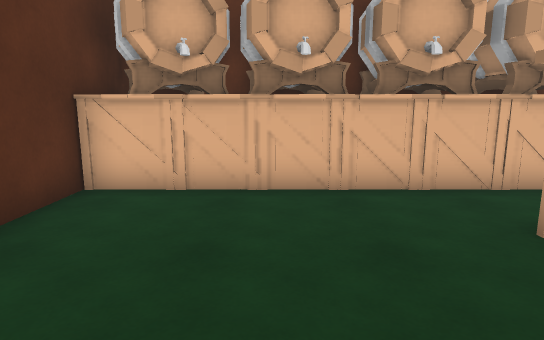
[1] (above)

21 first-person views from a walk through a scene from a Unity 3-D project. The camera is 1.5 m above the floor, tilts 10° down and sees 75° across. The floor is counted in squares, 1 m on a side. Each view is taken from the middle of a square. On the plan, view 1 faces up. The plan holds only what a view shows up to about 16 squares ahead; the rest is blank. The place goes on beyond the plan. The player is left out. Some animated figures are left out.

[2]
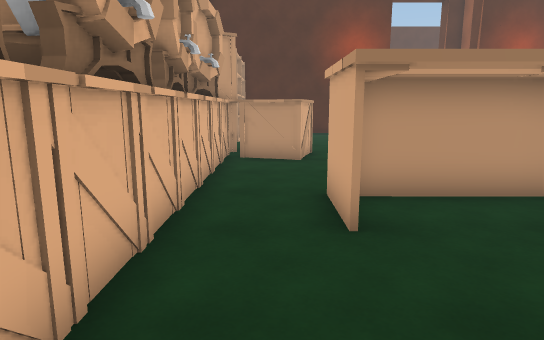

[3]
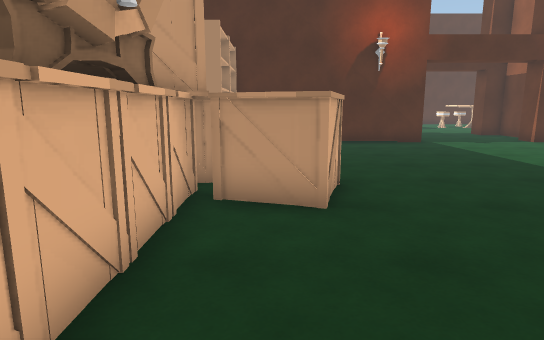

[4]
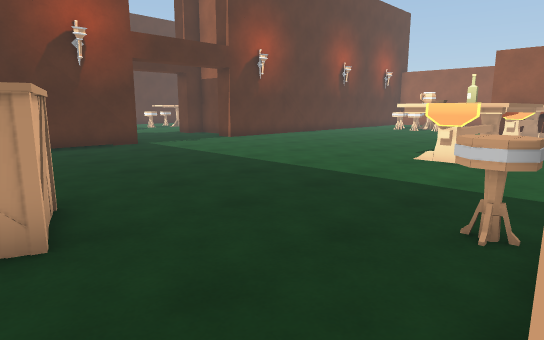

[5]
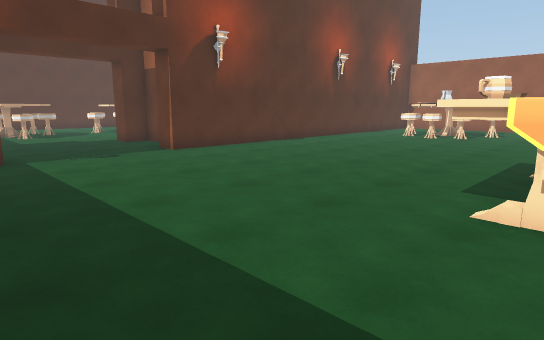

[6]
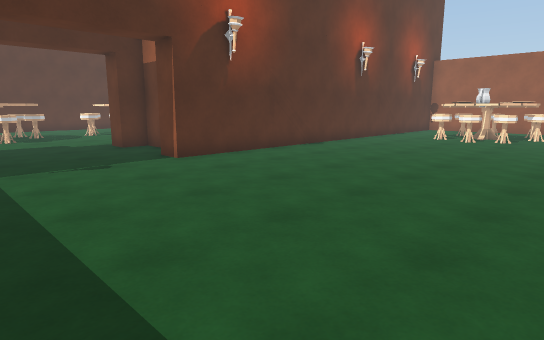

[7]
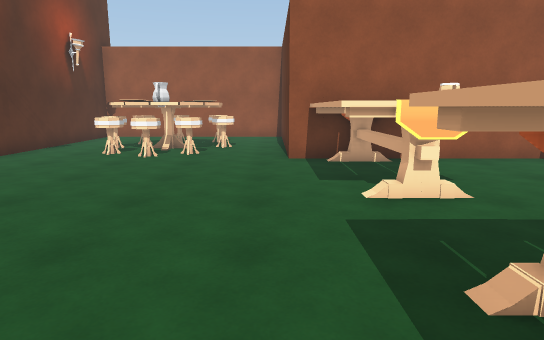

[8]
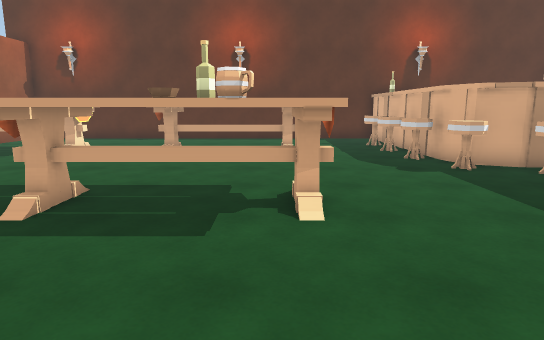

[9]
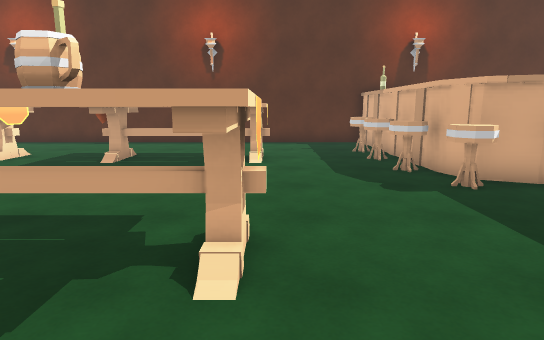

[10]
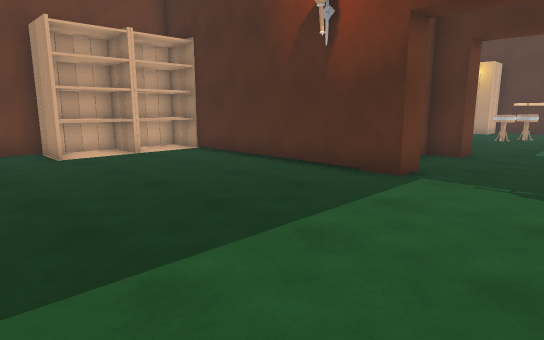

[11]
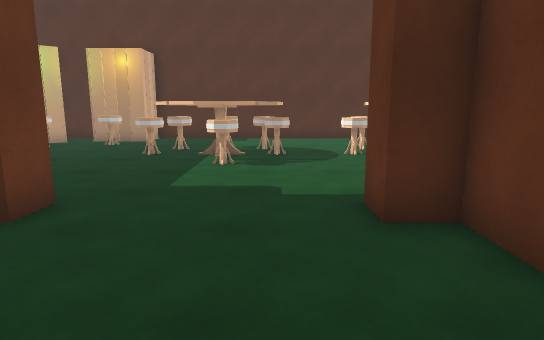

[12]
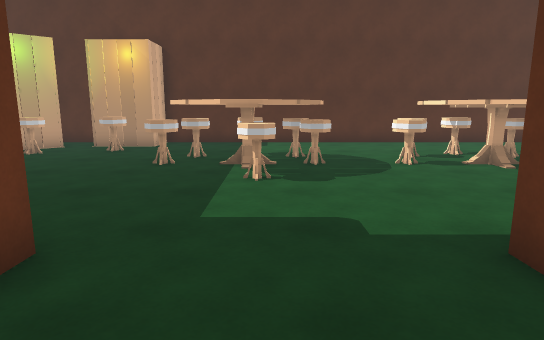

[13]
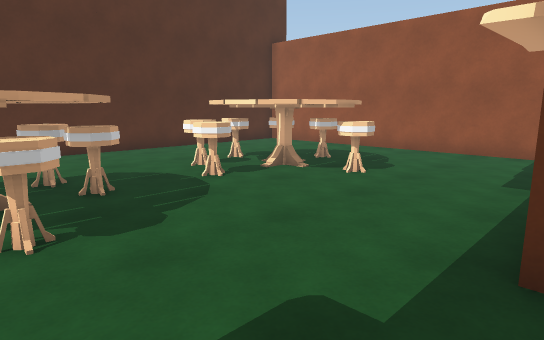

[14]
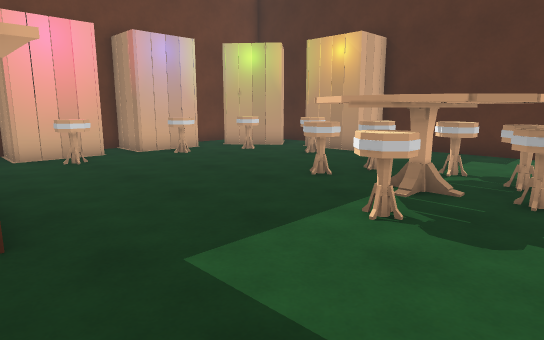

[15]
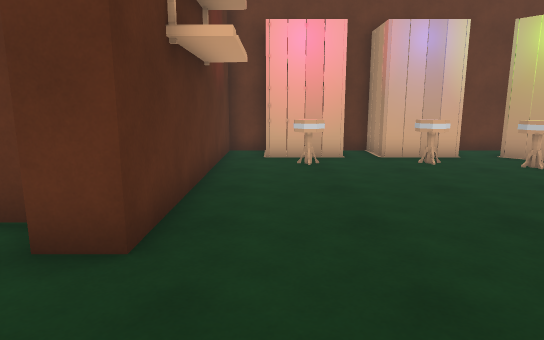

[16]
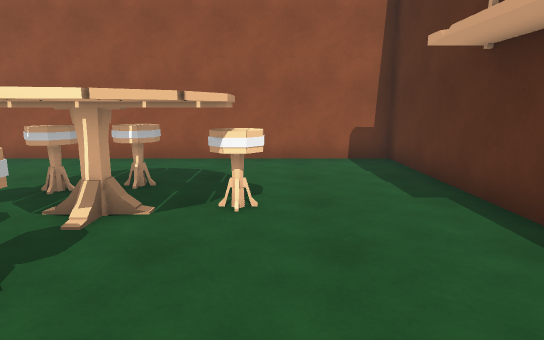

[17]
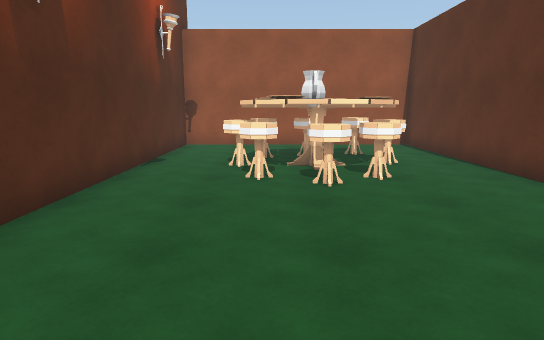

[18]
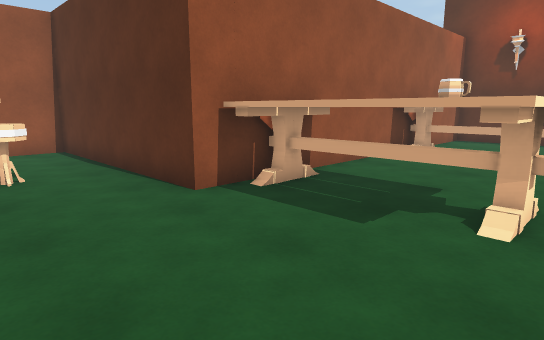

[19]
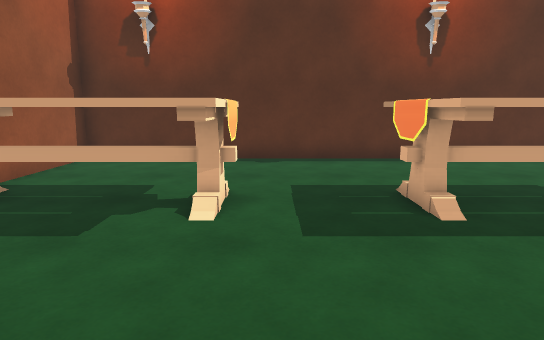

[20]
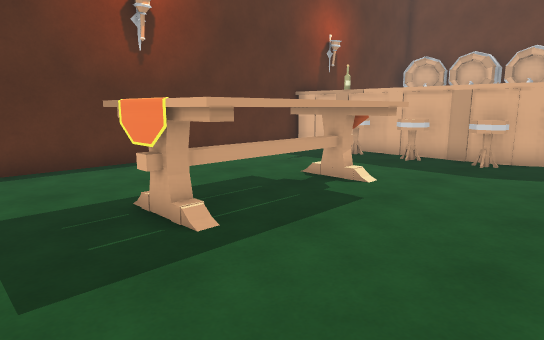

[21]
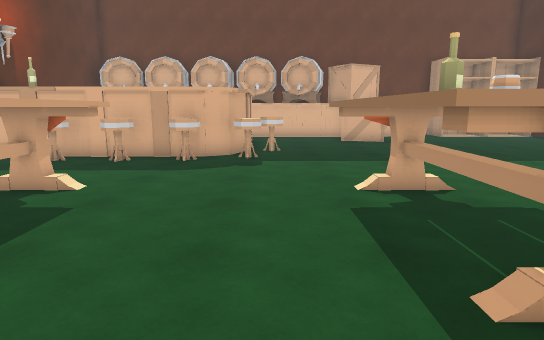

### Floor plan
Key: @ floor where view 1 was taken; # wall or solid block; . floor; T table; M mug; B bottle; O other object.
Columns run from 4 left of view 1 to 37 right of it. Each row starts with its distance up from view 1.
  9                   ##
  8    OO    O        .OO OO    ######   ##
  7 #  O     O        .OOOOO#   #.OO O
  6 #OOOOOOOOOOOOOOO .......#   #.OOOOOOOO
  5 #............OO  .......#   #..O..OO.OOOO#
  4  .......##...OOO .......#   #..O..O.OO.O #
  3  ........#..............#   #..........O
  2   .......#..............#   #........OOO
  1         .#O.............#   #........OOOO#
  0     @    #O.............#####............#
 -1 #########OO.............#...#.....OOO....#
 -2 #..OOOOOO........................TT O....#
 -3 #................................TT  O...#
 -4 #...............................OOTTT....#
 -5 #... TTT...TTTT..................TOOO....#
 -6 #...TTTT...TTMM..........................#
 -7 #... TTT...TBTM.........#...#.....O......#
 -8 #... TTT...TTTT.........#####.....OOO....#
 -9 #...TTTT...TTTT.........#   #....TTTO....#
-10 #...TTTT...TTTT.........#   #...OOTTTO...#
-11 #.......................#   #....TT O....#
-12 #.......................#   #.....OOO....#
-13 #...TTTT... TTT.........#   #............#
-14 #... TTT...MMTT.........#   #............#
-15 #... TTT... TTT.........#   #............#
-16 #... TT ... TTT.........#   ##############
-17 #...TTTT...TTTT.........#
-18 ###############...OOO...#
-19               #..OOTOO..#
-20               #..OTTTO..#
-21               #..O   O..#
-22               #..OOOO...#
-23               #..O......#
-24               #.........#
-25               #.........#
-26               ###########

Where each view was taken, in squares from view 1:
view 1: 0 up, 0 right, facing up
view 2: 5 up, 1 left, facing right
view 3: 5 up, 4 right, facing right
view 4: 5 up, 5 right, facing down-right
view 5: 0 up, 8 right, facing down-right
view 6: 1 down, 10 right, facing down-right
view 7: 7 down, 11 right, facing down
view 8: 6 down, 14 right, facing left
view 9: 5 down, 12 right, facing left
view 10: 5 down, 12 right, facing up-right
view 11: 5 down, 19 right, facing right
view 12: 4 down, 21 right, facing right
view 13: 3 down, 24 right, facing down-right
view 14: 6 down, 24 right, facing up-right
view 15: 5 down, 26 right, facing up
view 16: 5 down, 28 right, facing down
view 17: 11 down, 16 right, facing down
view 18: 12 down, 14 right, facing down-left
view 19: 12 down, 7 right, facing left
view 20: 12 down, 6 right, facing up-left
view 21: 12 down, 6 right, facing up
